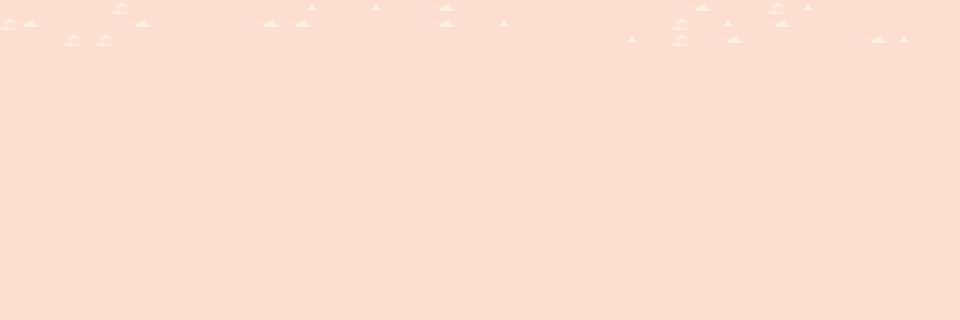

A level layout from a 2D game, rendered from its tile map. Below: a short description, then the map file with tile-grid data replaced by summaries:
An orthogonal 60x20 tile map with 16x16 px tiles, 1 tile layer (Background), 2 hidden layers not drawn, 3 tilesets and 13 objects (10x Bee, P1 Spawn, Flag1, Flag2).

<map version="1.10" tiledversion="1.10.2" orientation="orthogonal" renderorder="right-down" width="60" height="20" tilewidth="16" tileheight="16" infinite="0" nextlayerid="6" nextobjectid="19">
 <editorsettings>
  <export target="platformer_level.tmj" format="json" />
 </editorsettings>
 <tileset firstgid="1" name="pixel_line_platformer" tilewidth="16" tileheight="16" tilecount="60" columns="10">
  <image source="tilemap_packed.png" width="160" height="96" />
  <tile id="0" probability="10" />
  <tile id="3">
   <properties>
    <property name="collides" type="bool" value="true" />
   </properties>
  </tile>
  <tile id="4">
   <properties>
    <property name="collides" type="bool" value="true" />
   </properties>
  </tile>
  <tile id="5">
   <properties>
    <property name="collides" type="bool" value="true" />
   </properties>
  </tile>
  <tile id="6">
   <properties>
    <property name="collides" type="bool" value="true" />
   </properties>
  </tile>
  <tile id="7">
   <properties>
    <property name="collides" type="bool" value="true" />
   </properties>
  </tile>
  <tile id="8">
   <properties>
    <property name="collides" type="bool" value="true" />
   </properties>
  </tile>
  <tile id="9">
   <properties>
    <property name="collides" type="bool" value="true" />
   </properties>
  </tile>
  <tile id="10" probability="10" />
  <tile id="13">
   <properties>
    <property name="collides" type="bool" value="true" />
   </properties>
  </tile>
  <tile id="14">
   <properties>
    <property name="collides" type="bool" value="true" />
   </properties>
  </tile>
  <tile id="15">
   <properties>
    <property name="collides" type="bool" value="true" />
   </properties>
  </tile>
  <tile id="16">
   <properties>
    <property name="collides" type="bool" value="true" />
   </properties>
  </tile>
  <tile id="17">
   <properties>
    <property name="collides" type="bool" value="true" />
   </properties>
  </tile>
  <tile id="18">
   <properties>
    <property name="collides" type="bool" value="true" />
   </properties>
  </tile>
  <tile id="19">
   <properties>
    <property name="collides" type="bool" value="true" />
   </properties>
  </tile>
  <tile id="20">
   <properties>
    <property name="collides" type="bool" value="true" />
   </properties>
  </tile>
  <tile id="21">
   <properties>
    <property name="collides" type="bool" value="true" />
   </properties>
  </tile>
  <tile id="22">
   <properties>
    <property name="collides" type="bool" value="true" />
   </properties>
  </tile>
  <tile id="23">
   <properties>
    <property name="collides" type="bool" value="true" />
   </properties>
  </tile>
  <tile id="24">
   <properties>
    <property name="collides" type="bool" value="true" />
   </properties>
  </tile>
  <tile id="25">
   <properties>
    <property name="collides" type="bool" value="true" />
   </properties>
  </tile>
  <tile id="26">
   <properties>
    <property name="collides" type="bool" value="true" />
   </properties>
  </tile>
  <tile id="27">
   <properties>
    <property name="collides" type="bool" value="true" />
   </properties>
  </tile>
  <tile id="28">
   <properties>
    <property name="collides" type="bool" value="true" />
   </properties>
  </tile>
  <tile id="29">
   <properties>
    <property name="collides" type="bool" value="true" />
   </properties>
  </tile>
  <tile id="51">
   <animation>
    <frame tileid="51" duration="200" />
    <frame tileid="52" duration="200" />
   </animation>
  </tile>
 </tileset>
 <tileset firstgid="61" name="pixel_platformer" tilewidth="18" tileheight="18" tilecount="180" columns="20">
  <image source="tilemap_packed_2.png" width="360" height="162" />
 </tileset>
 <tileset firstgid="241" name="pixel_line_platformer" tilewidth="16" tileheight="16" tilecount="60" columns="10">
  <image source="tilemap_packed.png" width="160" height="96" />
  <tile id="3">
   <properties>
    <property name="collides" type="bool" value="true" />
   </properties>
  </tile>
  <tile id="4">
   <properties>
    <property name="collides" type="bool" value="true" />
   </properties>
  </tile>
  <tile id="5">
   <properties>
    <property name="collides" type="bool" value="true" />
   </properties>
  </tile>
  <tile id="6">
   <properties>
    <property name="collides" type="bool" value="true" />
   </properties>
  </tile>
  <tile id="7">
   <properties>
    <property name="collides" type="bool" value="true" />
   </properties>
  </tile>
  <tile id="8">
   <properties>
    <property name="collides" type="bool" value="true" />
   </properties>
  </tile>
  <tile id="9">
   <properties>
    <property name="collides" type="bool" value="true" />
   </properties>
  </tile>
  <tile id="13">
   <properties>
    <property name="collides" type="bool" value="true" />
   </properties>
  </tile>
  <tile id="14">
   <properties>
    <property name="collides" type="bool" value="true" />
   </properties>
  </tile>
  <tile id="15">
   <properties>
    <property name="collides" type="bool" value="true" />
   </properties>
  </tile>
  <tile id="16">
   <properties>
    <property name="collides" type="bool" value="true" />
   </properties>
  </tile>
  <tile id="17">
   <properties>
    <property name="collides" type="bool" value="true" />
   </properties>
  </tile>
  <tile id="18">
   <properties>
    <property name="collides" type="bool" value="true" />
   </properties>
  </tile>
  <tile id="19">
   <properties>
    <property name="collides" type="bool" value="true" />
   </properties>
  </tile>
  <tile id="20">
   <properties>
    <property name="collides" type="bool" value="true" />
   </properties>
  </tile>
  <tile id="21">
   <properties>
    <property name="collides" type="bool" value="true" />
   </properties>
  </tile>
  <tile id="22">
   <properties>
    <property name="collides" type="bool" value="true" />
   </properties>
  </tile>
  <tile id="23">
   <properties>
    <property name="collides" type="bool" value="true" />
   </properties>
  </tile>
  <tile id="24">
   <properties>
    <property name="collides" type="bool" value="true" />
   </properties>
  </tile>
  <tile id="25">
   <properties>
    <property name="collides" type="bool" value="true" />
   </properties>
  </tile>
  <tile id="26">
   <properties>
    <property name="collides" type="bool" value="true" />
   </properties>
  </tile>
  <tile id="27">
   <properties>
    <property name="collides" type="bool" value="true" />
   </properties>
  </tile>
  <tile id="28">
   <properties>
    <property name="collides" type="bool" value="true" />
   </properties>
  </tile>
  <tile id="29">
   <properties>
    <property name="collides" type="bool" value="true" />
   </properties>
  </tile>
 </tileset>
 <layer id="2" name="Background" width="60" height="20">
  <data>[1200 cells, 1200 non-empty, 5 distinct tile ids]</data>
 </layer>
 <layer id="1" name="Ground" width="60" height="20" visible="0">
  <properties>
   <property name="collides" type="bool" value="true" />
  </properties>
  <data>[1200 cells, 269 non-empty, 20 distinct tile ids]</data>
 </layer>
 <layer id="5" name="Tile Layer 3" width="60" height="20" visible="0">
  <data>[1200 cells, 92 non-empty, 1 distinct tile ids]</data>
 </layer>
 <objectgroup id="4" name="Objects">
  <object id="1" name="P1 Spawn" x="48" y="297.111">
   <point />
  </object>
  <object id="4" name="Bee" gid="2147483700" x="112" y="288" width="16" height="16" />
  <object id="6" name="Bee" gid="2147483700" x="192" y="240" width="16" height="16" />
  <object id="7" name="Bee" gid="2147483700" x="272" y="192" width="16" height="16" />
  <object id="8" name="Bee" gid="2147483700" x="352" y="144" width="16" height="16" />
  <object id="9" name="Bee" gid="2147483700" x="496" y="144" width="16" height="16" />
  <object id="10" name="Bee" gid="2147483700" x="592" y="144" width="16" height="16" />
  </objectgroup>
</map>
<!-- 6 of 13 objects omitted -->
